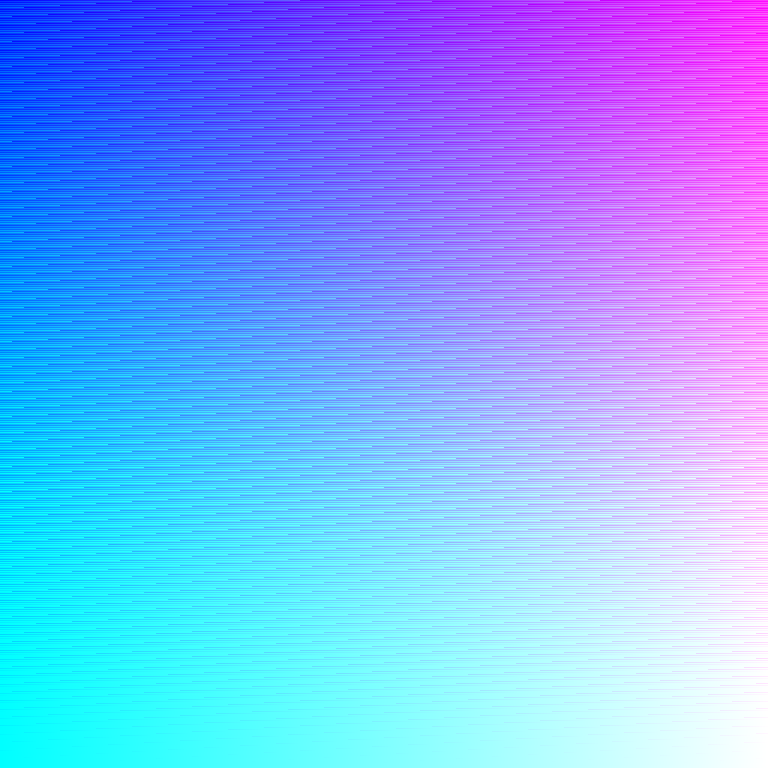
Frame 1 (no input)
Frame 60 (the mouse pressed at the canvas centre just before this capture): identical to frame 1, image omitted
Frame 120 (the mouse held since frame 60 and released just before this capture): identical to frame 1, image omitted

The Processing sketch that drew this single still picture (run headless with seeded random() and noise(); from frame 60 on, the mouse is pressed at the canvas centre):

// Processing sketch: gradient
// ── gradient.pde
int totalPixels;
int counter = 0;
void setup() {
  size(768, 768);
  totalPixels = width*height;
}
void draw() {
  loadPixels();


  for (int i=0; i<totalPixels; i++) {
    float rad = radians(i+counter);
    float r = map(i%width+(cos(rad)), 0, width, 0, 256);
    float g = map(i/height+(i%300), 0, height, 0, 256);
    float b = 256;
    pixels[i] = color(r, g, b);
  }

  updatePixels();
  counter += 0.01;
}
